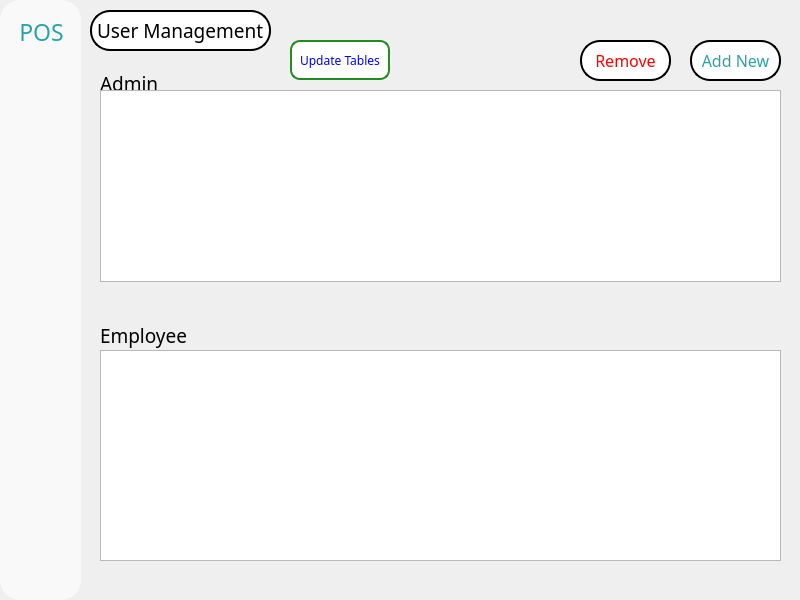
<?xml version="1.0" encoding="UTF-8"?>
<ui version="4.0">
 <class>sidebar2</class>
 <widget class="QMainWindow" name="sidebar2">
  <property name="geometry">
   <rect>
    <x>0</x>
    <y>0</y>
    <width>800</width>
    <height>600</height>
   </rect>
  </property>
  <property name="windowTitle">
   <string>sidebar2</string>
  </property>
  <widget class="QWidget" name="centralwidget">
   <widget class="QWidget" name="widget" native="true">
    <property name="geometry">
     <rect>
      <x>0</x>
      <y>0</y>
      <width>81</width>
      <height>600</height>
     </rect>
    </property>
    <property name="sizePolicy">
     <sizepolicy hsizetype="Expanding" vsizetype="Expanding">
      <horstretch>0</horstretch>
      <verstretch>0</verstretch>
     </sizepolicy>
    </property>
    <property name="styleSheet">
     <string notr="true">background-color: #f9f9f9; color: #333333; border-radius: 20px;</string>
    </property>
    <widget class="QLabel" name="label">
     <property name="geometry">
      <rect>
       <x>20</x>
       <y>100</y>
       <width>40</width>
       <height>40</height>
      </rect>
     </property>
     <property name="text">
      <string/>
     </property>
     <property name="pixmap">
      <pixmap resource="sidebar2.qrc">:/new/shopping-bag.svg</pixmap>
     </property>
     <property name="scaledContents">
      <bool>true</bool>
     </property>
     <property name="alignment">
      <set>Qt::AlignCenter</set>
     </property>
    </widget>
    <widget class="QLabel" name="label_5">
     <property name="geometry">
      <rect>
       <x>6</x>
       <y>11</y>
       <width>71</width>
       <height>41</height>
      </rect>
     </property>
     <property name="font">
      <font>
       <family>Arial Rounded MT Bold</family>
       <pointsize>17</pointsize>
      </font>
     </property>
     <property name="styleSheet">
      <string notr="true">color: #28A4A6;</string>
     </property>
     <property name="text">
      <string>POS</string>
     </property>
     <property name="alignment">
      <set>Qt::AlignCenter</set>
     </property>
    </widget>
    <widget class="QPushButton" name="pushButton">
     <property name="geometry">
      <rect>
       <x>10</x>
       <y>90</y>
       <width>60</width>
       <height>60</height>
      </rect>
     </property>
     <property name="text">
      <string/>
     </property>
    </widget>
    <zorder>pushButton</zorder>
    <zorder>label</zorder>
    <zorder>label_5</zorder>
   </widget>
   <widget class="QLabel" name="label_4">
    <property name="geometry">
     <rect>
      <x>20</x>
      <y>520</y>
      <width>40</width>
      <height>40</height>
     </rect>
    </property>
    <property name="text">
     <string/>
    </property>
    <property name="pixmap">
     <pixmap resource="sidebar2.qrc">:/new/settings.svg</pixmap>
    </property>
    <property name="scaledContents">
     <bool>true</bool>
    </property>
    <property name="alignment">
     <set>Qt::AlignCenter</set>
    </property>
   </widget>
   <widget class="QLabel" name="label_3">
    <property name="geometry">
     <rect>
      <x>20</x>
      <y>300</y>
      <width>40</width>
      <height>40</height>
     </rect>
    </property>
    <property name="text">
     <string/>
    </property>
    <property name="pixmap">
     <pixmap resource="sidebar2.qrc">:/new/user.svg</pixmap>
    </property>
    <property name="scaledContents">
     <bool>true</bool>
    </property>
    <property name="alignment">
     <set>Qt::AlignCenter</set>
    </property>
   </widget>
   <widget class="QLabel" name="label_2">
    <property name="geometry">
     <rect>
      <x>20</x>
      <y>200</y>
      <width>40</width>
      <height>40</height>
     </rect>
    </property>
    <property name="text">
     <string/>
    </property>
    <property name="pixmap">
     <pixmap resource="sidebar2.qrc">:/new/pie-chart.svg</pixmap>
    </property>
    <property name="scaledContents">
     <bool>true</bool>
    </property>
    <property name="alignment">
     <set>Qt::AlignCenter</set>
    </property>
   </widget>
   <widget class="QPushButton" name="pushButton_2">
    <property name="geometry">
     <rect>
      <x>10</x>
      <y>190</y>
      <width>60</width>
      <height>60</height>
     </rect>
    </property>
    <property name="text">
     <string/>
    </property>
   </widget>
   <widget class="QPushButton" name="pushButton_3">
    <property name="geometry">
     <rect>
      <x>10</x>
      <y>290</y>
      <width>60</width>
      <height>60</height>
     </rect>
    </property>
    <property name="text">
     <string/>
    </property>
   </widget>
   <widget class="QPushButton" name="pushButton_4">
    <property name="geometry">
     <rect>
      <x>10</x>
      <y>510</y>
      <width>60</width>
      <height>60</height>
     </rect>
    </property>
    <property name="text">
     <string/>
    </property>
   </widget>
   <widget class="QLabel" name="label_6">
    <property name="geometry">
     <rect>
      <x>90</x>
      <y>10</y>
      <width>181</width>
      <height>41</height>
     </rect>
    </property>
    <property name="font">
     <font>
      <family>Arial Rounded MT Bold</family>
      <pointsize>14</pointsize>
     </font>
    </property>
    <property name="styleSheet">
     <string notr="true">border: 2px solid; 
border-radius: 20px;
background-color:#FFFFFF</string>
    </property>
    <property name="text">
     <string>User Management</string>
    </property>
   </widget>
   <widget class="QLabel" name="label_7">
    <property name="geometry">
     <rect>
      <x>100</x>
      <y>70</y>
      <width>91</width>
      <height>21</height>
     </rect>
    </property>
    <property name="font">
     <font>
      <family>Arial Rounded MT Bold</family>
      <pointsize>12</pointsize>
     </font>
    </property>
    <property name="text">
     <string>&lt;html&gt;&lt;head/&gt;&lt;body&gt;&lt;p&gt;&lt;span style=&quot; font-size:14pt;&quot;&gt;Admin&lt;/span&gt;&lt;/p&gt;&lt;/body&gt;&lt;/html&gt;</string>
    </property>
   </widget>
   <widget class="QTableWidget" name="tableWidget">
    <property name="geometry">
     <rect>
      <x>100</x>
      <y>90</y>
      <width>681</width>
      <height>192</height>
     </rect>
    </property>
   </widget>
   <widget class="QLabel" name="label_8">
    <property name="geometry">
     <rect>
      <x>100</x>
      <y>320</y>
      <width>91</width>
      <height>31</height>
     </rect>
    </property>
    <property name="font">
     <font>
      <family>Arial Rounded MT Bold</family>
      <pointsize>12</pointsize>
     </font>
    </property>
    <property name="text">
     <string>&lt;html&gt;&lt;head/&gt;&lt;body&gt;&lt;p&gt;&lt;span style=&quot; font-size:14pt;&quot;&gt;Employee&lt;/span&gt;&lt;/p&gt;&lt;/body&gt;&lt;/html&gt;</string>
    </property>
   </widget>
   <widget class="QTableWidget" name="tableWidget_2">
    <property name="geometry">
     <rect>
      <x>100</x>
      <y>350</y>
      <width>681</width>
      <height>211</height>
     </rect>
    </property>
   </widget>
   <widget class="QPushButton" name="pushButton_5">
    <property name="geometry">
     <rect>
      <x>690</x>
      <y>40</y>
      <width>91</width>
      <height>41</height>
     </rect>
    </property>
    <property name="font">
     <font>
      <family>Arial Rounded MT Bold</family>
      <pointsize>12</pointsize>
     </font>
    </property>
    <property name="styleSheet">
     <string notr="true">border: 2px solid; 
border-radius: 20px;
color: #28A4A6;
background-color:#FFFFFF</string>
    </property>
    <property name="text">
     <string>Add New</string>
    </property>
   </widget>
   <widget class="QPushButton" name="pushButton_6">
    <property name="geometry">
     <rect>
      <x>290</x>
      <y>40</y>
      <width>100</width>
      <height>40</height>
     </rect>
    </property>
    <property name="font">
     <font>
      <family>Arial Rounded MT Bold</family>
     </font>
    </property>
    <property name="styleSheet">
     <string notr="true">border: 2px solid forestgreen; 
border-radius: 10px;
color: blue;
background-color:#FFFFFF</string>
    </property>
    <property name="text">
     <string>Update Tables</string>
    </property>
   </widget>
   <widget class="QPushButton" name="rem_1">
    <property name="geometry">
     <rect>
      <x>580</x>
      <y>40</y>
      <width>91</width>
      <height>41</height>
     </rect>
    </property>
    <property name="font">
     <font>
      <family>Arial Rounded MT Bold</family>
      <pointsize>12</pointsize>
     </font>
    </property>
    <property name="styleSheet">
     <string notr="true">border: 2px solid; 
border-radius: 20px;
color: red;
background-color:#FFFFFF</string>
    </property>
    <property name="text">
     <string>Remove</string>
    </property>
   </widget>
   <zorder>pushButton_4</zorder>
   <zorder>pushButton_3</zorder>
   <zorder>pushButton_2</zorder>
   <zorder>widget</zorder>
   <zorder>label_2</zorder>
   <zorder>label_3</zorder>
   <zorder>label_4</zorder>
   <zorder>label_6</zorder>
   <zorder>label_7</zorder>
   <zorder>tableWidget</zorder>
   <zorder>label_8</zorder>
   <zorder>tableWidget_2</zorder>
   <zorder>pushButton_5</zorder>
   <zorder>pushButton_6</zorder>
   <zorder>rem_1</zorder>
  </widget>
  <widget class="QMenuBar" name="menubar">
   <property name="geometry">
    <rect>
     <x>0</x>
     <y>0</y>
     <width>800</width>
     <height>22</height>
    </rect>
   </property>
  </widget>
 </widget>
 <resources>
  <include location="sidebar2.qrc"/>
 </resources>
 <connections/>
</ui>
